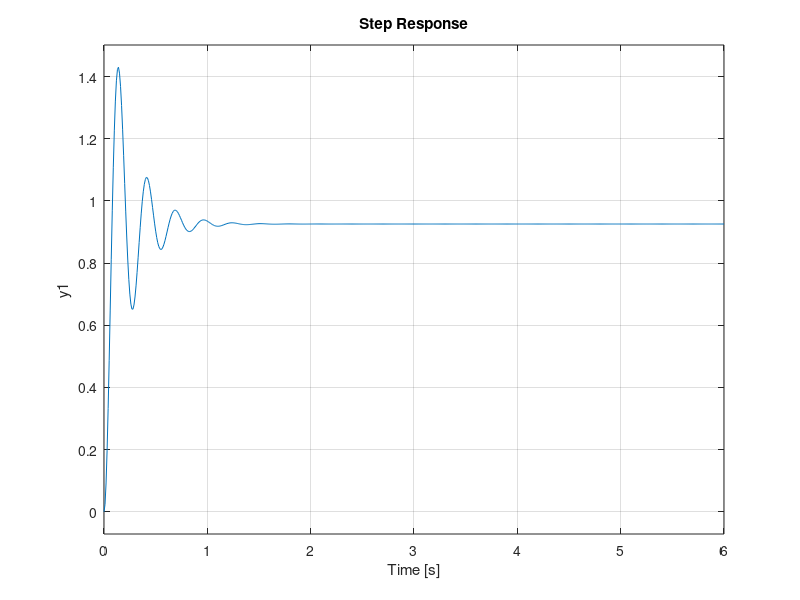

The MATLAB script that drew this image:
% Define a second order dynamical system
t = 0:0.01:6;
s = tf('s');
P = 1/(s^2 + 8.8*s + 40);
subplot(211);
step(P,t)
% Introduce a proportional controller
Kp = 500;
C = pid(Kp)
T = feedback(C*P,1)
subplot(212)
step(T,t)